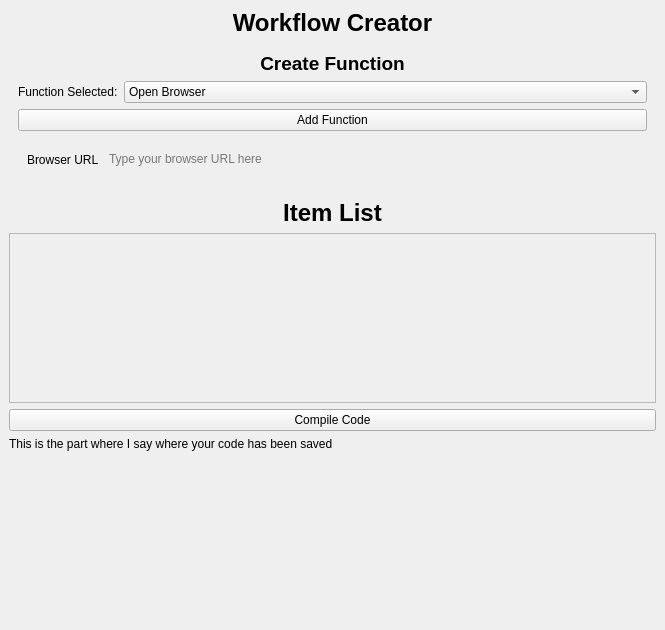
<?xml version="1.0" encoding="UTF-8"?>
<ui version="4.0">
 <class>MainWindow</class>
 <widget class="QMainWindow" name="MainWindow">
  <property name="geometry">
   <rect>
    <x>0</x>
    <y>0</y>
    <width>665</width>
    <height>630</height>
   </rect>
  </property>
  <property name="windowTitle">
   <string>MainWindow</string>
  </property>
  <widget class="QWidget" name="centralwidget">
   <layout class="QGridLayout" name="gridLayout">
    <item row="1" column="0" colspan="2">
     <widget class="QStackedWidget" name="stackedWidget">
      <property name="maximumSize">
       <size>
        <width>16777215</width>
        <height>150</height>
       </size>
      </property>
      <property name="currentIndex">
       <number>1</number>
      </property>
      <widget class="QWidget" name="page_2">
       <layout class="QGridLayout" name="gridLayout_3">
        <item row="1" column="0">
         <widget class="QLabel" name="label">
          <property name="text">
           <string>Trigger Selected:</string>
          </property>
         </widget>
        </item>
        <item row="3" column="0" colspan="2">
         <widget class="QPushButton" name="pushButton">
          <property name="text">
           <string>Add Trigger</string>
          </property>
         </widget>
        </item>
        <item row="1" column="1">
         <widget class="QComboBox" name="triggerDropDown">
          <property name="sizePolicy">
           <sizepolicy hsizetype="Expanding" vsizetype="Fixed">
            <horstretch>0</horstretch>
            <verstretch>0</verstretch>
           </sizepolicy>
          </property>
          <item>
           <property name="text">
            <string>Hotkey</string>
           </property>
          </item>
          <item>
           <property name="text">
            <string>Set interval</string>
           </property>
          </item>
         </widget>
        </item>
        <item row="4" column="0" colspan="2">
         <widget class="QStackedWidget" name="trigSettings">
          <property name="sizePolicy">
           <sizepolicy hsizetype="Preferred" vsizetype="Minimum">
            <horstretch>0</horstretch>
            <verstretch>0</verstretch>
           </sizepolicy>
          </property>
          <property name="minimumSize">
           <size>
            <width>200</width>
            <height>50</height>
           </size>
          </property>
          <property name="maximumSize">
           <size>
            <width>16777215</width>
            <height>50</height>
           </size>
          </property>
          <property name="currentIndex">
           <number>0</number>
          </property>
          <widget class="QWidget" name="hotkeySettings">
           <property name="maximumSize">
            <size>
             <width>16777215</width>
             <height>50</height>
            </size>
           </property>
           <layout class="QGridLayout" name="gridLayout_2">
            <property name="topMargin">
             <number>9</number>
            </property>
            <item row="0" column="1">
             <widget class="QTextEdit" name="textEdit">
              <property name="sizePolicy">
               <sizepolicy hsizetype="Expanding" vsizetype="Minimum">
                <horstretch>0</horstretch>
                <verstretch>0</verstretch>
               </sizepolicy>
              </property>
              <property name="minimumSize">
               <size>
                <width>0</width>
                <height>0</height>
               </size>
              </property>
              <property name="maximumSize">
               <size>
                <width>16777215</width>
                <height>25</height>
               </size>
              </property>
              <property name="styleSheet">
               <string notr="true">border:none; background:transparent</string>
              </property>
              <property name="placeholderText">
               <string>Type your hotkey here</string>
              </property>
             </widget>
            </item>
            <item row="0" column="0">
             <widget class="QLabel" name="label_5">
              <property name="text">
               <string>Hotkey</string>
              </property>
             </widget>
            </item>
           </layout>
          </widget>
          <widget class="QWidget" name="intervalSettings">
           <layout class="QGridLayout" name="gridLayout_4">
            <item row="0" column="0" alignment="Qt::AlignmentFlag::AlignTop">
             <widget class="QLabel" name="label_6">
              <property name="text">
               <string>Interval:</string>
              </property>
             </widget>
            </item>
            <item row="0" column="1" alignment="Qt::AlignmentFlag::AlignTop">
             <widget class="QTextEdit" name="textEdit_2">
              <property name="maximumSize">
               <size>
                <width>16777215</width>
                <height>25</height>
               </size>
              </property>
              <property name="styleSheet">
               <string notr="true">border:none; background:transparent</string>
              </property>
              <property name="placeholderText">
               <string>Write your interval here</string>
              </property>
             </widget>
            </item>
           </layout>
          </widget>
         </widget>
        </item>
        <item row="0" column="0" colspan="2">
         <widget class="QLabel" name="label_9">
          <property name="text">
           <string>&lt;html&gt;&lt;head/&gt;&lt;body&gt;&lt;p align=&quot;center&quot;&gt;&lt;span style=&quot; font-size:14pt; font-weight:700;&quot;&gt;Create Trigger&lt;/span&gt;&lt;/p&gt;&lt;/body&gt;&lt;/html&gt;</string>
          </property>
         </widget>
        </item>
       </layout>
      </widget>
      <widget class="QWidget" name="page_3">
       <layout class="QGridLayout" name="gridLayout_10">
        <item row="1" column="1" alignment="Qt::AlignmentFlag::AlignVCenter">
         <widget class="QComboBox" name="functionDropDown">
          <property name="sizePolicy">
           <sizepolicy hsizetype="Expanding" vsizetype="Fixed">
            <horstretch>0</horstretch>
            <verstretch>0</verstretch>
           </sizepolicy>
          </property>
          <item>
           <property name="text">
            <string>Open Browser </string>
           </property>
          </item>
          <item>
           <property name="text">
            <string>Click Button(Browser)</string>
           </property>
          </item>
          <item>
           <property name="text">
            <string>Click On Screen</string>
           </property>
          </item>
          <item>
           <property name="text">
            <string>Typewrite</string>
           </property>
          </item>
          <item>
           <property name="text">
            <string>Wait</string>
           </property>
          </item>
         </widget>
        </item>
        <item row="3" column="0" colspan="2">
         <widget class="QStackedWidget" name="funcSettings">
          <property name="maximumSize">
           <size>
            <width>16777215</width>
            <height>50</height>
           </size>
          </property>
          <property name="currentIndex">
           <number>0</number>
          </property>
          <widget class="QWidget" name="openBrowserSettings">
           <layout class="QGridLayout" name="gridLayout_5">
            <item row="0" column="0" alignment="Qt::AlignmentFlag::AlignVCenter">
             <widget class="QLabel" name="label_7">
              <property name="text">
               <string>Browser URL</string>
              </property>
             </widget>
            </item>
            <item row="0" column="1">
             <widget class="QTextEdit" name="textEdit_3">
              <property name="maximumSize">
               <size>
                <width>16777215</width>
                <height>25</height>
               </size>
              </property>
              <property name="styleSheet">
               <string notr="true">border:none; background:transparent</string>
              </property>
              <property name="placeholderText">
               <string>Type your browser URL here</string>
              </property>
             </widget>
            </item>
           </layout>
          </widget>
          <widget class="QWidget" name="clickButton">
           <layout class="QGridLayout" name="gridLayout_6">
            <item row="2" column="0">
             <spacer name="verticalSpacer_4">
              <property name="orientation">
               <enum>Qt::Orientation::Vertical</enum>
              </property>
              <property name="sizeHint" stdset="0">
               <size>
                <width>20</width>
                <height>40</height>
               </size>
              </property>
             </spacer>
            </item>
            <item row="0" column="0">
             <widget class="QLabel" name="xPathLabel">
              <property name="text">
               <string>XPath:</string>
              </property>
             </widget>
            </item>
            <item row="0" column="1" alignment="Qt::AlignmentFlag::AlignTop">
             <widget class="QTextEdit" name="xPathInput">
              <property name="maximumSize">
               <size>
                <width>16777215</width>
                <height>25</height>
               </size>
              </property>
              <property name="styleSheet">
               <string notr="true">border:none; background:transparent</string>
              </property>
              <property name="placeholderText">
               <string>Type the XPath to the button here (Find in inspect element)</string>
              </property>
             </widget>
            </item>
            <item row="2" column="1">
             <spacer name="verticalSpacer_5">
              <property name="orientation">
               <enum>Qt::Orientation::Vertical</enum>
              </property>
              <property name="sizeHint" stdset="0">
               <size>
                <width>20</width>
                <height>40</height>
               </size>
              </property>
             </spacer>
            </item>
           </layout>
          </widget>
          <widget class="QWidget" name="clickScreenSettings">
           <layout class="QGridLayout" name="gridLayout_7">
            <item row="1" column="0">
             <widget class="QLabel" name="yCoordLabel">
              <property name="text">
               <string>Y-Coordinate</string>
              </property>
             </widget>
            </item>
            <item row="0" column="0">
             <widget class="QLabel" name="xCoordLabel">
              <property name="text">
               <string>X-Coordinate</string>
              </property>
             </widget>
            </item>
            <item row="1" column="1">
             <widget class="QTextEdit" name="yCoordInputClick">
              <property name="maximumSize">
               <size>
                <width>16777215</width>
                <height>25</height>
               </size>
              </property>
              <property name="styleSheet">
               <string notr="true">background:transparent; border:none;</string>
              </property>
              <property name="placeholderText">
               <string>Type your Y-Coordinate here</string>
              </property>
             </widget>
            </item>
            <item row="0" column="1">
             <widget class="QTextEdit" name="xCoordInputClick">
              <property name="maximumSize">
               <size>
                <width>16777215</width>
                <height>25</height>
               </size>
              </property>
              <property name="styleSheet">
               <string notr="true">background:transparent; border:none;</string>
              </property>
              <property name="placeholderText">
               <string>Type your X-Coordinate here</string>
              </property>
             </widget>
            </item>
           </layout>
          </widget>
          <widget class="QWidget" name="typewriteSettings">
           <layout class="QGridLayout" name="gridLayout_8">
            <item row="0" column="1">
             <widget class="QTextEdit" name="contentInput">
              <property name="maximumSize">
               <size>
                <width>16777215</width>
                <height>25</height>
               </size>
              </property>
              <property name="styleSheet">
               <string notr="true">border:none; background:transparent;</string>
              </property>
              <property name="placeholderText">
               <string>Type your content here</string>
              </property>
             </widget>
            </item>
            <item row="0" column="0">
             <widget class="QLabel" name="contentLabel">
              <property name="text">
               <string>Content</string>
              </property>
             </widget>
            </item>
            <item row="1" column="0">
             <spacer name="verticalSpacer_6">
              <property name="orientation">
               <enum>Qt::Orientation::Vertical</enum>
              </property>
              <property name="sizeHint" stdset="0">
               <size>
                <width>20</width>
                <height>40</height>
               </size>
              </property>
             </spacer>
            </item>
           </layout>
          </widget>
          <widget class="QWidget" name="page">
           <layout class="QGridLayout" name="gridLayout_9">
            <item row="0" column="1">
             <widget class="QTextEdit" name="textEdit_4">
              <property name="maximumSize">
               <size>
                <width>16777215</width>
                <height>25</height>
               </size>
              </property>
              <property name="styleSheet">
               <string notr="true">background:transparent; border:none;</string>
              </property>
              <property name="placeholderText">
               <string>Type your wait duration here</string>
              </property>
             </widget>
            </item>
            <item row="0" column="0">
             <widget class="QLabel" name="label_8">
              <property name="text">
               <string>Wait Duration</string>
              </property>
             </widget>
            </item>
            <item row="1" column="0">
             <spacer name="verticalSpacer_7">
              <property name="orientation">
               <enum>Qt::Orientation::Vertical</enum>
              </property>
              <property name="sizeHint" stdset="0">
               <size>
                <width>20</width>
                <height>40</height>
               </size>
              </property>
             </spacer>
            </item>
           </layout>
          </widget>
         </widget>
        </item>
        <item row="2" column="0" colspan="2" alignment="Qt::AlignmentFlag::AlignTop">
         <widget class="QPushButton" name="pushButton_2">
          <property name="text">
           <string>Add Function</string>
          </property>
         </widget>
        </item>
        <item row="1" column="0">
         <widget class="QLabel" name="label_4">
          <property name="text">
           <string>Function Selected:</string>
          </property>
         </widget>
        </item>
        <item row="0" column="0" colspan="2">
         <widget class="QLabel" name="label_10">
          <property name="text">
           <string>&lt;html&gt;&lt;head/&gt;&lt;body&gt;&lt;p align=&quot;center&quot;&gt;&lt;span style=&quot; font-size:14pt; font-weight:700;&quot;&gt;Create Function&lt;/span&gt;&lt;/p&gt;&lt;/body&gt;&lt;/html&gt;</string>
          </property>
         </widget>
        </item>
       </layout>
      </widget>
     </widget>
    </item>
    <item row="9" column="1">
     <spacer name="verticalSpacer_2">
      <property name="orientation">
       <enum>Qt::Orientation::Vertical</enum>
      </property>
      <property name="sizeHint" stdset="0">
       <size>
        <width>20</width>
        <height>40</height>
       </size>
      </property>
     </spacer>
    </item>
    <item row="4" column="0" colspan="2">
     <widget class="QPushButton" name="pushButton_3">
      <property name="text">
       <string>Compile Code</string>
      </property>
     </widget>
    </item>
    <item row="2" column="0" colspan="2">
     <widget class="QLabel" name="label_2">
      <property name="text">
       <string>&lt;html&gt;&lt;head/&gt;&lt;body&gt;&lt;p align=&quot;center&quot;&gt;&lt;span style=&quot; font-size:18pt; font-weight:700;&quot;&gt;Item List&lt;/span&gt;&lt;/p&gt;&lt;/body&gt;&lt;/html&gt;</string>
      </property>
     </widget>
    </item>
    <item row="0" column="0" colspan="2">
     <widget class="QLabel" name="label_3">
      <property name="text">
       <string>&lt;html&gt;&lt;head/&gt;&lt;body&gt;&lt;p align=&quot;center&quot;&gt;&lt;span style=&quot; font-size:18pt; font-weight:700;&quot;&gt;Workflow Creator&lt;/span&gt;&lt;/p&gt;&lt;/body&gt;&lt;/html&gt;</string>
      </property>
     </widget>
    </item>
    <item row="3" column="0" colspan="2">
     <widget class="QScrollArea" name="scrollArea">
      <property name="widgetResizable">
       <bool>true</bool>
      </property>
      <widget class="QWidget" name="scrollAreaWidgetContents">
       <property name="geometry">
        <rect>
         <x>0</x>
         <y>0</y>
         <width>645</width>
         <height>159</height>
        </rect>
       </property>
       <layout class="QVBoxLayout" name="verticalLayout">
        <item>
         <layout class="QGridLayout" name="LabelLayout">
          <item row="0" column="0">
           <spacer name="verticalSpacer_3">
            <property name="orientation">
             <enum>Qt::Orientation::Vertical</enum>
            </property>
            <property name="sizeHint" stdset="0">
             <size>
              <width>20</width>
              <height>40</height>
             </size>
            </property>
           </spacer>
          </item>
         </layout>
        </item>
       </layout>
      </widget>
     </widget>
    </item>
    <item row="9" column="0">
     <spacer name="verticalSpacer">
      <property name="orientation">
       <enum>Qt::Orientation::Vertical</enum>
      </property>
      <property name="sizeHint" stdset="0">
       <size>
        <width>20</width>
        <height>40</height>
       </size>
      </property>
     </spacer>
    </item>
    <item row="5" column="0" colspan="2">
     <widget class="QLabel" name="label_11">
      <property name="text">
       <string>This is the part where I say where your code has been saved</string>
      </property>
     </widget>
    </item>
   </layout>
  </widget>
 </widget>
 <resources/>
 <connections/>
</ui>
